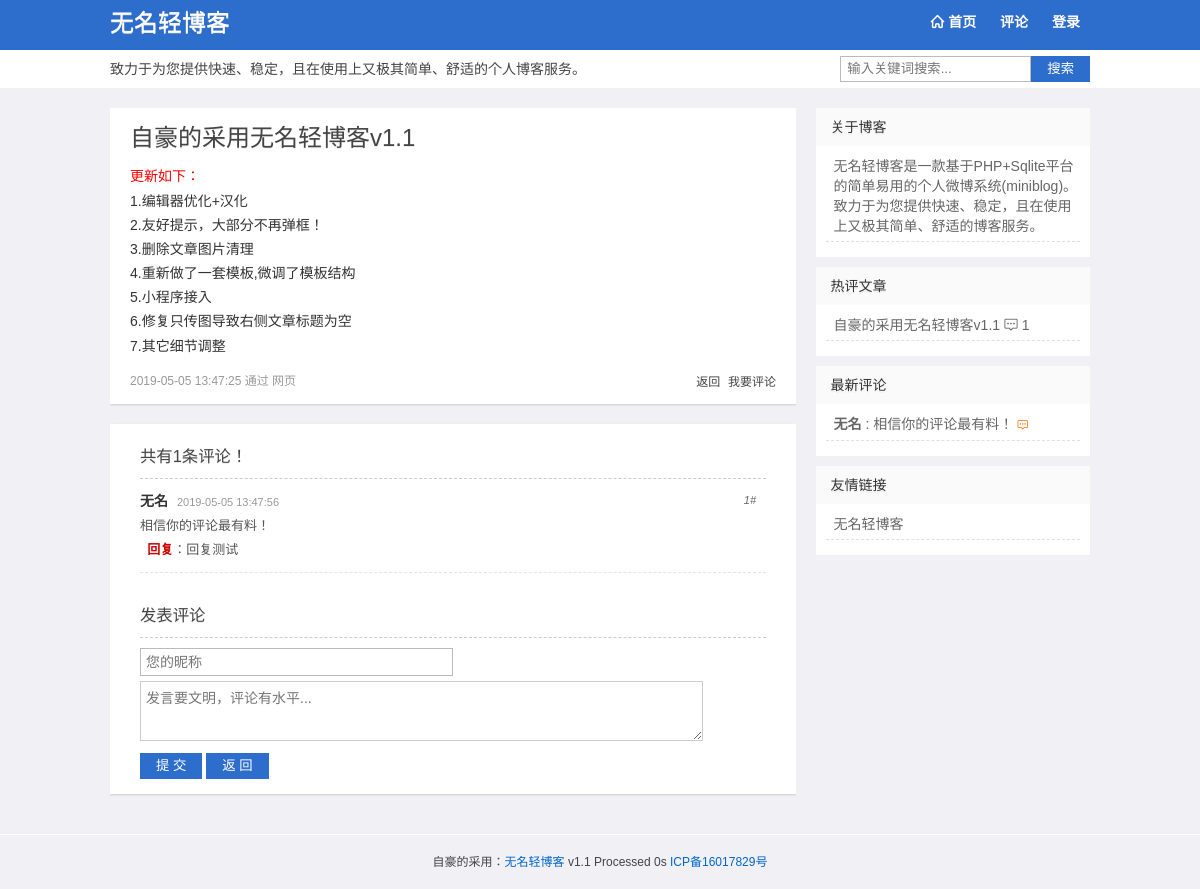
/index.php?act=pl&id=1, run on the app's committed database.
### tables this page shows
CREATE TABLE "Set" (id INT (1), webuser VARCHAR (10), webtitle VARCHAR (20), webdesc VARCHAR (255), plsh INT (1), rewrite INT (1), safecode INT (1), icp VARCHAR (20));

CREATE TABLE Log (id INTEGER PRIMARY KEY AUTOINCREMENT, title VARCHAR (100), sum VARCHAR (200), content TEXT, pic VARCHAR (200), pics VARCHAR (500), fm VARCHAR (20), atime DATETIME DEFAULT (datetime('now', 'localtime')), ist INT (1) DEFAULT (0), num INTEGER DEFAULT (0), pass VARCHAR (32));

CREATE TABLE Pl (id INTEGER PRIMARY KEY AUTOINCREMENT, cid INTEGER, pname VARCHAR (20), pcontent VARCHAR (300), rcontent VARCHAR (100), ptime DATETIME DEFAULT (datetime('now', 'localtime')), isn INT DEFAULT (0));

CREATE TABLE Wid (id INTEGER PRIMARY KEY AUTOINCREMENT, title VARCHAR (20), html TEXT, ord INT DEFAULT (1));

### index.php (called while the page is built, shortened)
<?php
$t1 = microtime(true);
require 'app/class/config.php';
$db = new DbHelpClass();
$act = isset($_GET['act']) ? $_GET['act'] : '';
$s = isset($_GET['s']) ? $_GET['s'] : '';
$id = isset($_GET['id']) ? intval($_GET['id']) : 0;
$file = self();
$wid = $db->getdata("select * from `Wid` order by ord");
switch ($act) {
    case 'pl':
        $rs = $db->getdata("select * from `Log` where id=:id", array(
            'id' => $id
        ));
        $v = $rs[0];
        $title = $v['title'] == '' ? mb_substr(strip_tags($v['sum']) , 0, 15, 'utf-8') : $v['title'];
        $list = $db->getdata("select * from `Pl` where cid=:id", array(
            'id' => $id
        ));
        $tpl = 'view.php';
        break;
}
include 'assets/'.$template .'/'. $tpl;

### assets/qblog/view.php (the view, shortened to what this page needs)
<?php include "head.php";?>
  <div id="content">
    <div id="main">
<div id="article">
<?php if ($v['title']<>"") echo '<h1>'.$title.'</h1>';?>
<div class="text"><?php  if($v['pass']==""){echo $v['content']; }else { echo '<p style="color:red;">这是一篇密码日志！</p><p><input placeholder="请输入密码..." name="pass" type="password" value="" id="password" class="search-text" /> <button class="search-submit" onclick="ckpass(\''.$v['id'].'\');" />确认</button></p>';}?></div>
<p class="time clb"><?php  echo $v['atime']?> 通过 <?php echo $v['fm']?> </p>
<p class="navPost">
</p></div>
   <div id="comments">
   <h3>共有<?php echo $v['num']; ?>条评论！</h3>
        <ol class="comment_list">
        <?php  $l=1;foreach($list as $v){?>
		<li class="comlist" id="Com-<?php  echo $v['id'];?>">
		<div id="Ctext-<?php  echo $v['id'];?>" class="comment">
		<div class="comment_meta">
		<cite><?php echo $v['pname'];?></cite> <span class="time"><?php echo $v['ptime']; ?></span>
		<span class="reply"><?php echo '<em>'.$l.'#</em> ';pl_admin( $v['id'], $v['cid'], $v['isn']);?></span>
		</div>
		<p><?php if($v['isn']==1 && $admin===0){echo '评论审核中...'; } else { echo $v['pcontent'];}?></p>
		<?php if($v['rcontent']<>""){?><p class="re">&nbsp;&nbsp;<strong style="color:#C00">回复</strong>：<span><?php echo $v['rcontent']; ?></span></p><?php }?>
		</div>
		</li>
       <?php $l++;} ?>
       </ol>
<div id="respond" class="comment-respond">
		<h3 id="reply-title" class="comment-reply-title">发表评论</h3>
<div class="s_e mt10"><input name="pname" tabindex="1" placeholder="您的昵称" id="pname" type="text" class="input_narrow" value="<?php echo @$_COOKIE['pname'];?>" maxlength="10" /></div>
<div class="s_e"><textarea tabindex="2" placeholder="发言要文明，评论有水平..." name="plog" rows="3" id="plog" class="input_textarea"></textarea></div>
	 <div class="s_e"><button name="add" onClick="addpl('<?php echo $id;?>','<?php echo $safecode;?>')" id="add" class="btn"> 提 交 </button> <button name="bck" onClick="history.back();" id="bck" class="btn"> 返 回 </button><span id="errmsg"></span></div>
</div>
    </div>
    </div>
    <?php include ("right.php");?>
  </div>
  </div>
<?php include "foot.php";?>
</body>
</html>

### assets/qblog/head.php (shortened to what this page needs)
<?php if(!defined('wmblog'))exit;?><!DOCTYPE HTML>
<html>
<head>
<link href="assets/<?php echo $template;?>/style.css" rel="stylesheet" type="text/css" />
</head>
<body>
<div id="wrap">
<div id="header">
  <div class="box-m">
    <div class="logo">
      <h2 id="title"><a href="./"><?php echo $webtitle;?></a></h2>
    </div>
    <div id="navigation">
      <ul id="nav">
	    <?php if($rewrite ==1){?>
        <li><a href="index.html"><i class="iconfont">&#xe642;</i> 首页</a></li>
        <li><a href="comment.html">评论</a></li>
		<?php }else{?>
        <li><a href="<?php echo $file;?>"><i class="iconfont">&#xe642;</i> 首页</a></li>
        <li><a href="<?php echo $file;?>?act=plist">评论</a></li>
		<?php }
		 if ($admin ==1) {?>
        <li><a href="<?php echo $file;?>?act=add" title="发布微博">发布</a></li>
		<li><a href="<?php echo $file;?>?act=set" title="设置微博">设置</a></li>
		<li><a href="<?php echo $file;?>?act=wid" title="设置边栏">边栏</a></li>
		<li><a href="<?php echo $file;?>?act=logout" title="退出">退出</a></li>
       <?php }else{ ?>
        <li><a href="<?php echo $file;?>?act=login" title="登陆到微博">登录</a></li>
	   <?php } ?>
      </ul>
    </div>
      </div>
	  <div class="other box-m">
	   <div class="desc"><?php echo $webdesc;?></div>
	   <form method="get" class="search-form" action="<?php echo $file;?>"> <input class="search-text" name="s" autocomplete="off" placeholder="输入关键词搜索..." required="required" type="text" value="<?php echo $s;?>"> <button class="search-submit" alt="搜索" type="submit">搜索</button></form>
	   </div>
</div>

### assets/qblog/right.php
<?php if(!defined('wmblog'))exit; ?><div id="sidebar">
     <div class="sidebar">
	  <?php foreach($wid as $v){?>
      <div class="widget">
        <h3><?php echo $v['title'];?></h3>
		<?php if($v['html']	==='topic'){?>
           <ul class="topic"><?php echo topic(10);?> </ul>
	    <?php }elseif ($v['html']	==='comment'){?>
           <ul class="comment"><?php echo comment(10);?></ul>
		<?php }else{?>
		  <ul><?php echo $v['html'];?></ul>
		<?php } ?>
      </div>
	 <?php } ?>
	 </div>
</div>

### assets/qblog/theme.php (shortened to what this page needs)
<?php
function topic($n){
	global $db;
	$str = '';
    $rs =  $db->getdata("select id,title,sum,num from `Log` order by num desc limit 0,$n");
	foreach($rs as $v){
		if(empty($v['title'])){
		  $title = mb_substr(strip_tags($v['sum']),0,14,'utf-8');
		  if(empty($title)) {$title = '#图片分享';}
		}else{
		   $title = $v['title'];
		}
	  $str .= '<li><a href="'. vurl($v['id']) .'">'.$title.'</a> <i class="iconfont">&#xe654;</i> '.$v['num'].'</li>';
	}
   return $str;
}
function comment($n){
  	global $db,$template;
	$str = '';
    $rs =  $db->getdata("select id,cid,pname,pcontent,rcontent,isn from `Pl` order by id desc limit 0,$n");
	foreach($rs as $v){
		if($v['isn'] == 1){
		  $pcontent = '评论审核中';
		}else{
		  $pcontent = mb_substr($v['pcontent'],0,12,'utf-8');
		}
	  $str .= '<li><a href="'. vurl($v['cid']) .'#Com-'.$v['id'].'"><strong>'.$v['pname'].'</strong> : '.$pcontent.'</a>';
	  if(!empty($v['rcontent'])) {$str .= ' <i class="iconfont" style="color:#F60;font-size:11px">&#xe654;</i>';}
       $str .='</li>';
	}
   return $str;
}
?>

### assets/qblog/foot.php (shortened to what this page needs)
<?php if(!defined('wmblog'))exit; ?><div id="footer">自豪的采用：<a href="http://www.4jax.net">无名轻博客</a> <?php echo VER;?>  Processed <?php $t2 = microtime(true); echo round($t2-$t1,3); ?>s <a href="http://www.miitbeian.gov.cn/" rel="nofollow" target="_blank"><?php echo $icp;?></a></div>

### assets/qblog/style.css (style rules this page uses)
body,h1,h2,h3,p,blockquote,dl,dt,dd,ul,ol,li,button,input,textarea { margin: 0; padding: 0 }
body { font: 14px/24px Microsoft YaHei,Tahoma,Arial; background: #f0f0f5; display: block; cursor: default; color: #444; -webkit-font-smoothing: antialiased }
.iconfont { font-family: "iconfont";font-size: 14px;font-style: normal; }
h1,h2,h3 { font-weight: 500;text-shadow: 0 1px 0 #EEE }
a { color: #444;text-decoration: none }
ol,ul,li { list-style: none }
input,textarea,button { outline: 0 }
input[type^="email"],input[type^="text"],input[type^="password"],textarea { border: 1px solid #bbb; }
input { vertical-align: middle }
*,::after,::before { box-sizing: border-box; }
.box-m { width: 980px;margin:0 auto;position:relative; }
.clb { clear:both }
#header { background: #2d6dcc;background-color: rgb(45, 109, 204);width: 100%;margin-bottom: 20px;position: relative;z-index: 100;border-bottom: 38px solid #FFF;height: 88px; }
#content { width: 980px;margin: 0 auto;overflow: hidden;padding-bottom: 20px; }
#main { width: 70%;float: left;overflow: hidden }
#sidebar { width: 28%;float: right;overflow: hidden }
#footer { text-align: center;font-size: 12px;padding: 15px 0;border-top: 1px solid #FFF; }
#header .logo { float: left;margin-top:10px;line-height: 26px;font-size: 14px;position: absolute }
#header .logo a { color: #fff;font-size:24px }
#navigation { position:absolute;right:0;top:10px; }
#nav { display:block; }
#nav li { list-style: none;padding: 0;margin: 0;display: inline }
#nav li { padding: 6px 10px; }
#nav li a { display: inline-block;color: #fff;text-decoration: none;font-size: 14px;font-weight: bold; }
.desc,.search-form { display: block;position: absolute;top: 50px;height: 38px;line-height: 38px; }
.desc { left:0; }
.search-form { right:0;padding:6px 0; }
.search-text { float: left;border-right: 0;padding: 0 6px;height: 26px;line-height: 26px;border-radius: 0; }
.search-submit { cursor: pointer;float: left;line-height: 26px;height: 26px;background: #2d6dcc;color: #FFF;padding: 0 16px;text-align: center;border-radius: 0;border: 0; }
.post_list .time,#article .time { font-size:12px;color:#999999;float:left }
.navPost { float:right; }
#article { margin-bottom: 20px;padding: 15px 20px 10px 20px;background-color: #FFF;box-shadow: 0 1px 2px 0 #CCC;overflow: hidden }
#article h1 { font-size:24px;line-height: 30px; }
.text { margin: 10px 0;color: #333;font-size: 14px;word-wrap:break-word; }
.text p { overflow: auto;padding-bottom:0px;line-height: 26px }
.sidebar { box-shadow: 0 1px 2px #CCC;overflow: hidden; }
.widget { background-color: #FFF;margin-bottom: 10px;color: #666;overflow: hidden }
.widget a { color: #666 }
.widget h3 { padding: 0 15px;font-size: 14px;line-height: 38px;color: #333;font-size: 14px;text-shadow: 0 2px 0 #EEE;background: #fafafa; }
.widget ul { padding : 10px }
.widget li { line-height: 20px;padding: 0 0 5px 8px;margin-bottom: 5px;border-bottom: 1px dashed #e0e0e0 }
#comments { margin-bottom: 20px;padding: 20px 30px 10px 30px;background-color: #FFF;box-shadow: 0 1px 2px 0 #CCC;overflow: hidden }
#comments h3 { border-bottom: 1px dashed #CCC;padding: 0 0 10px 0; }
.comment_list { margin-bottom: 30px }
.comment_list li { border-bottom: 1px dashed #e5e5e5;margin: 0;padding: 10px 0 }
.comment { overflow: hidden; }
.comment_meta { overflow: hidden }
.comment_meta cite,.comment_meta cite a { font-style: normal;font-weight:600;color: #333 }
.comment_meta .time { font-size: 11px;color: #999;padding-left: 5px }
.comment_meta .reply,.comment_meta .edit_link { float: right;padding-right: 10px;margin-top: -2px }
.comment_meta .reply em { color: #666;font-size:11px; }
.comment p { font-size: 13px;color: #555;padding-right: 10px }
.mt10 { margin-top:10px; }
#footer a { color: #06C }
#errmsg { padding-left:5px;color:red }
.s_e { margin-bottom:5px; }
.input_textarea { width:90%;border:1px #ccc solid;font:14px Verdana, Arial;padding:5px;box-sizing: border-box; }
.input_narrow { width:50%;border:1px #ccc solid;font:14px Verdana, Arial;padding:5px; }
.btn { cursor: pointer;line-height: 26px;height: 26px;background: #2d6dcc;color: #FFF;padding: 0 16px;text-align: center;border-radius: 0;border: 0; }

### data on the page
set: webtitle "无名轻博客", webdesc "致力于为您提供快速、稳定，且在使用上又极其简单、舒适的个人博客服务。", icp "ICP备16017829号"
log: title "自豪的采用无名轻博客v1.1", content "更新如下： 1.编辑器优化+汉化 2.友好提示，大部分不再弹框！ 3.删除文章图片清理 4.重新做了一套模板,微调了模板结构 5.小程序接入 6.修复只传图导致右侧文章标题为空 7.其它细节调整", atime "2019-05-05 13:47:25", fm "网页", num "1"
pl: pname "无名", ptime "2019-05-05 13:47:56", pcontent "相信你的评论最有料！", rcontent "回复测试"
wid: title "关于博客", html "无名轻博客是一款基于PHP+Sqlite平台的简单易用的个人微博系统(miniblog)。致力于为您提供快速、稳定，且在使用上又极其简单、舒适的博客服务。"
wid: title "热评文章"
wid: title "最新评论"
wid: title "友情链接", html "无名轻博客"

### other printed values
VER "v1.1"
